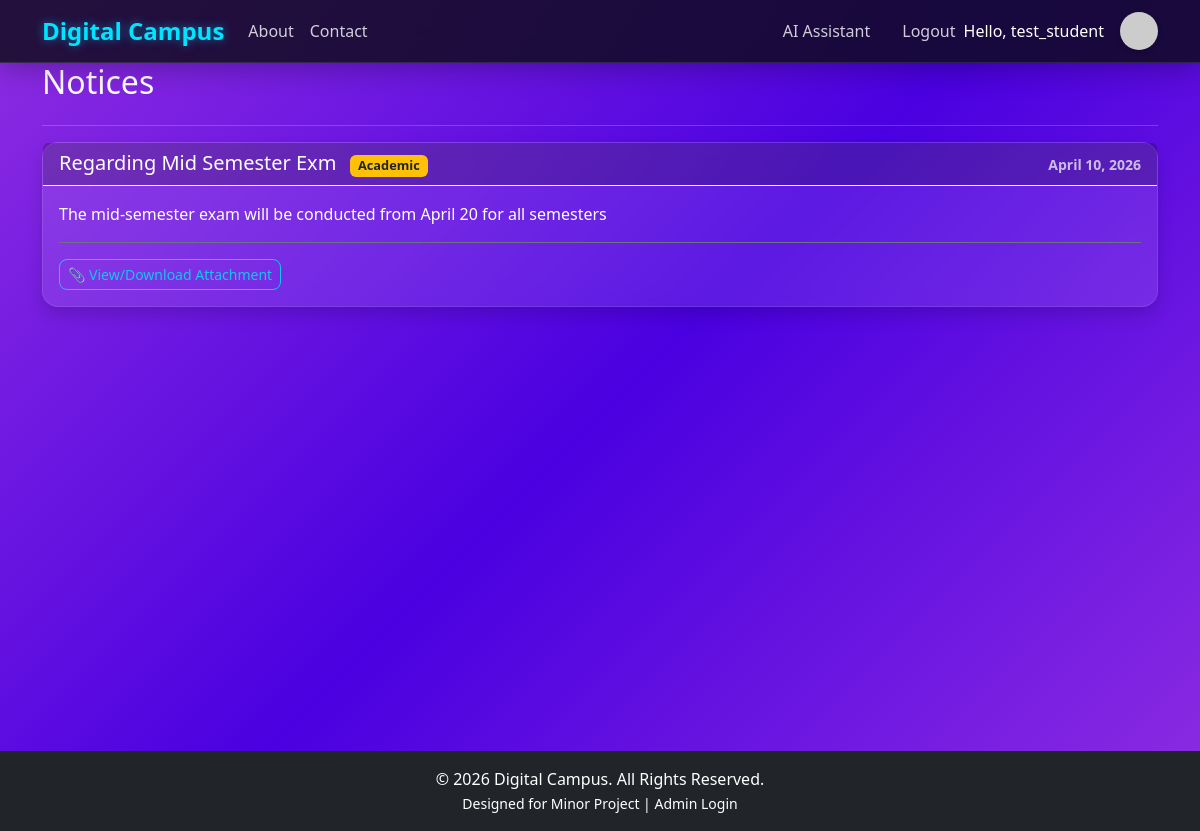
The app's page /notice/view/ (signed in), older data.
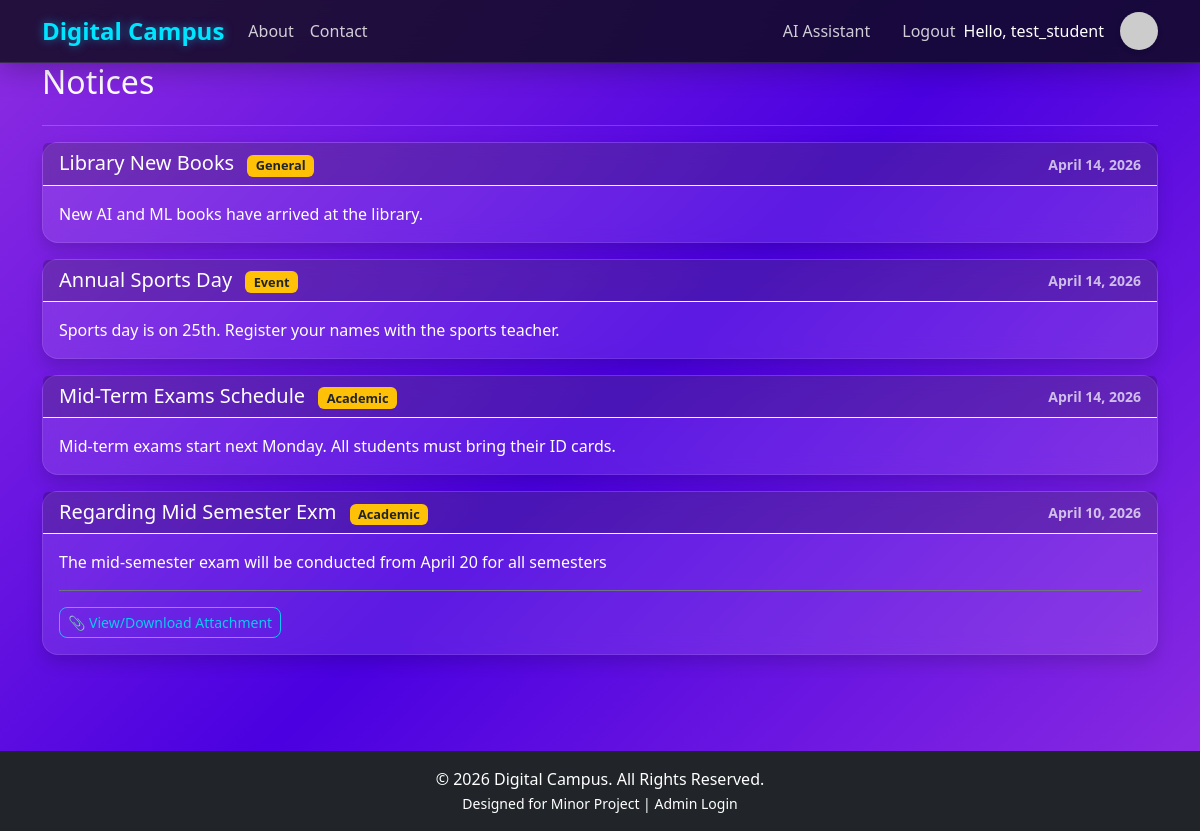
The same page, newer data.
### core/models.py (models this page shows, shortened)
class Notice(models.Model):
    CATEGORY_CHOICES = (
        ('General', 'General'),
        ('Academic', 'Academic'),
        ('Event', 'Event'),
    )
    title = models.CharField(max_length=200)
    category = models.CharField(max_length=20, choices=CATEGORY_CHOICES, default='General')
    content = models.TextField()
    file = models.FileField(upload_to='notices/', blank=True, null=True)
    posted_by = models.ForeignKey(User, on_delete=models.CASCADE)
    date_posted = models.DateTimeField(auto_now_add=True)

### core/views.py (the view)
# urls.py: path('notice/view/', views.view_notices, name='view_notices'),
@login_required
def view_notices(request):
    notices = Notice.objects.all().order_by('-date_posted')
    return render(request, 'core/view_notices.html', {'notices': notices})

### core/models.py (called while the page is built)
    def is_teacher(self):
        return self.role == 'teacher'

    def is_admin(self):
        return self.role == 'admin'

    @property
    def display_name(self):
        full_name = f"{self.first_name} {self.last_name}".strip()
        return full_name if full_name else self.username

### templates/core/view_notices.html (shortened to what this page needs)
{% extends 'base.html' %}
{% block content %}
<div class="row">
    <div class="col-md-12">
        <div class="d-flex justify-content-between align-items-center mb-3">
            <h2>Notices</h2>
        </div>
        <hr>
        {% for notice in notices %}
        <div class="card mb-3 shadow text-white"
            style="background: rgba(255, 255, 255, 0.1); backdrop-filter: blur(10px); border: 1px solid rgba(255, 255, 255, 0.1);">
            <div class="card-header border-bottom border-light d-flex justify-content-between align-items-center">
                <h5 class="mb-0">
                    {{ notice.title }}
                    <span class="badge bg-warning text-dark ms-2" style="font-size: 0.8rem;">{{ notice.category }}</span>
                </h5>
                <small class="text-muted">{{ notice.date_posted|date:"F d, Y" }}</small>
            </div>
            <div class="card-body">
                <p class="card-text">{{ notice.content }}</p>
                {% if notice.file %}
                <div class="mt-3 pt-3 border-top border-secondary">
                    <a href="{{ notice.file.url }}" target="_blank" class="btn btn-sm btn-outline-info" style="border-radius: 8px;">
                        📎 View/Download Attachment
                    </a>
                </div>
                {% endif %}
            </div>
        </div>
        {% empty %}
        <p>No notices available.</p>
        {% endfor %}
    </div>
</div>
{% endblock %}

Row changes from the older to the newer data that the page shows:
added Notice: title "Library New Books", category "General", date_posted "April 14, 2026", content "New AI and ML books have arrived at the library."
added Notice: title "Annual Sports Day", category "Event", date_posted "April 14, 2026", content "Sports day is on 25th. Register your names with the sports teacher."
added Notice: title "Mid-Term Exams Schedule", category "Academic", date_posted "April 14, 2026", content "Mid-term exams start next Monday. All students must bring their ID cards."
